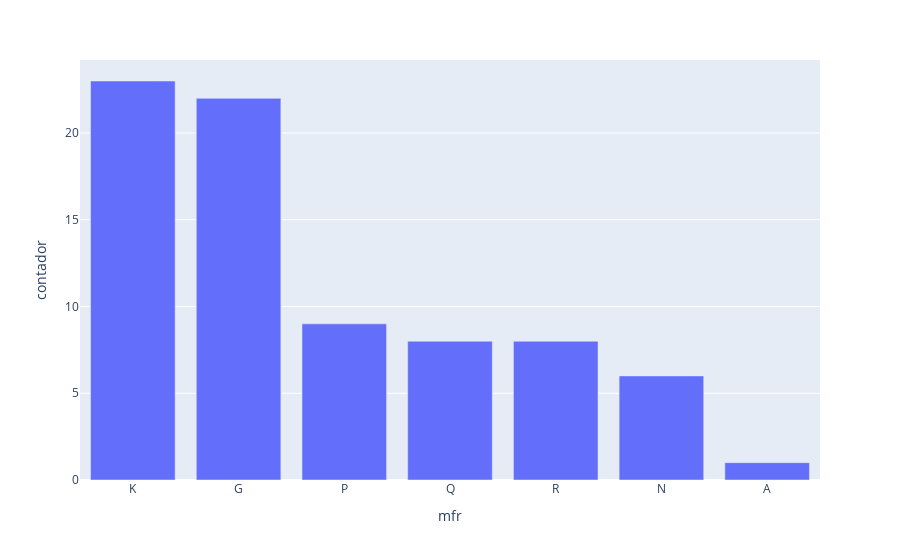

This figure's notebook cell:
### Code cell
import seaborn as sns
import plotly.express as px
px.bar(toplot, y='contador')

### Figure 1 — Plotly figure (JSON) as saved in the notebook; plotly's stock layout.template omitted (floating-point values rounded to 4 significant figures)
{"data": [{"alignmentgroup": "True", "hovertemplate": "mfr=%{x}<br>contador=%{y}<extra></extra>", "legendgroup": "", "marker": {"color": "#636efa"}, "name": "", "offsetgroup": "", "orientation": "v", "showlegend": false, "textposition": "auto", "type": "bar", "x": ["K", "G", "P", "Q", "R", "N", "A"], "xaxis": "x", "y": [23, 22, 9, 8, 8, 6, 1], "yaxis": "y"}], "layout": {"autosize": true, "barmode": "relative", "legend": {"tracegroupgap": 0}, "margin": {"t": 60}, "xaxis": {"anchor": "y", "autorange": true, "domain": [0, 1], "range": [-0.5, 6.5], "title": {"text": "mfr"}, "type": "category"}, "yaxis": {"anchor": "x", "autorange": true, "domain": [0, 1], "range": [0, 24.21], "title": {"text": "contador"}, "type": "linear"}}}
